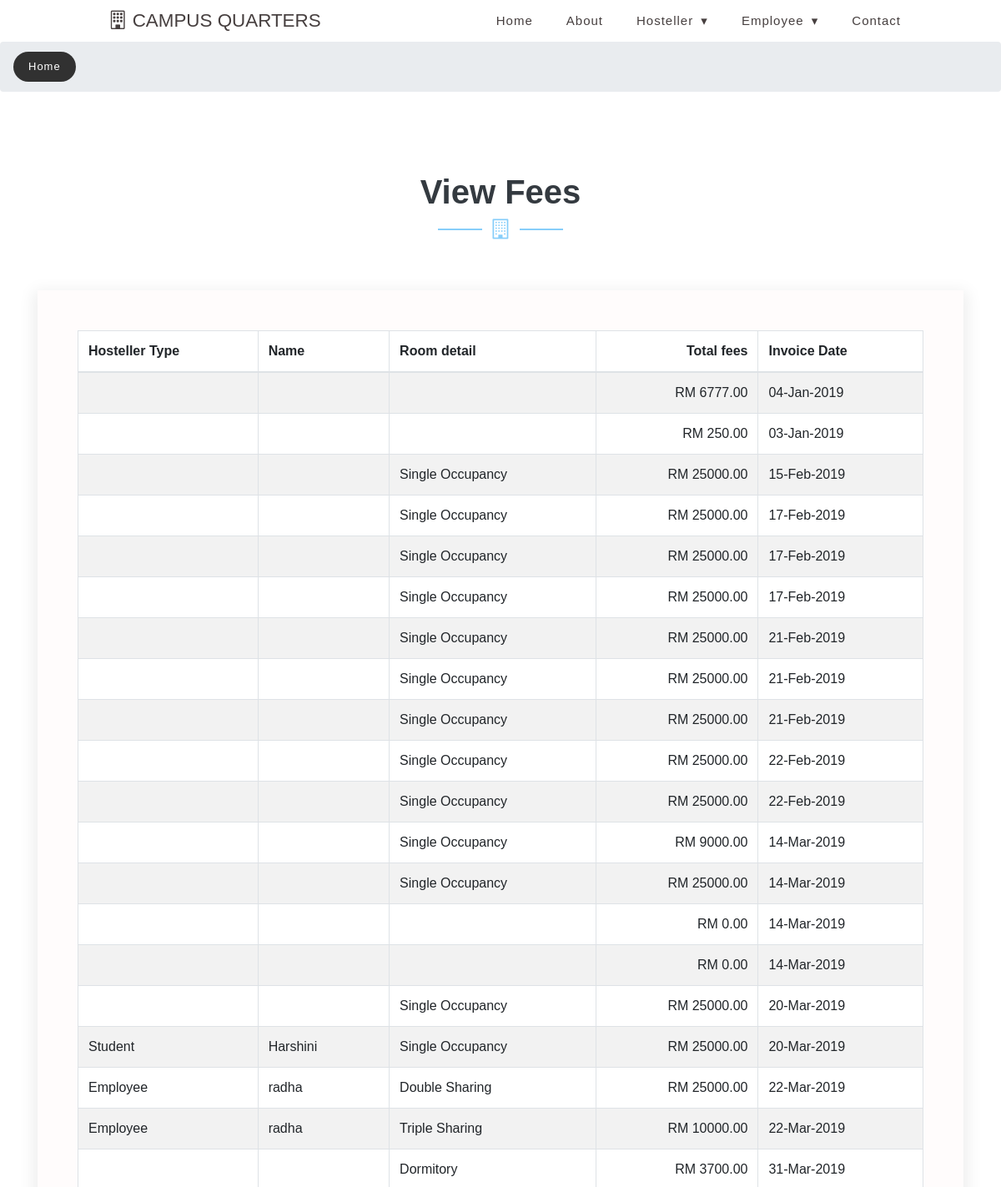
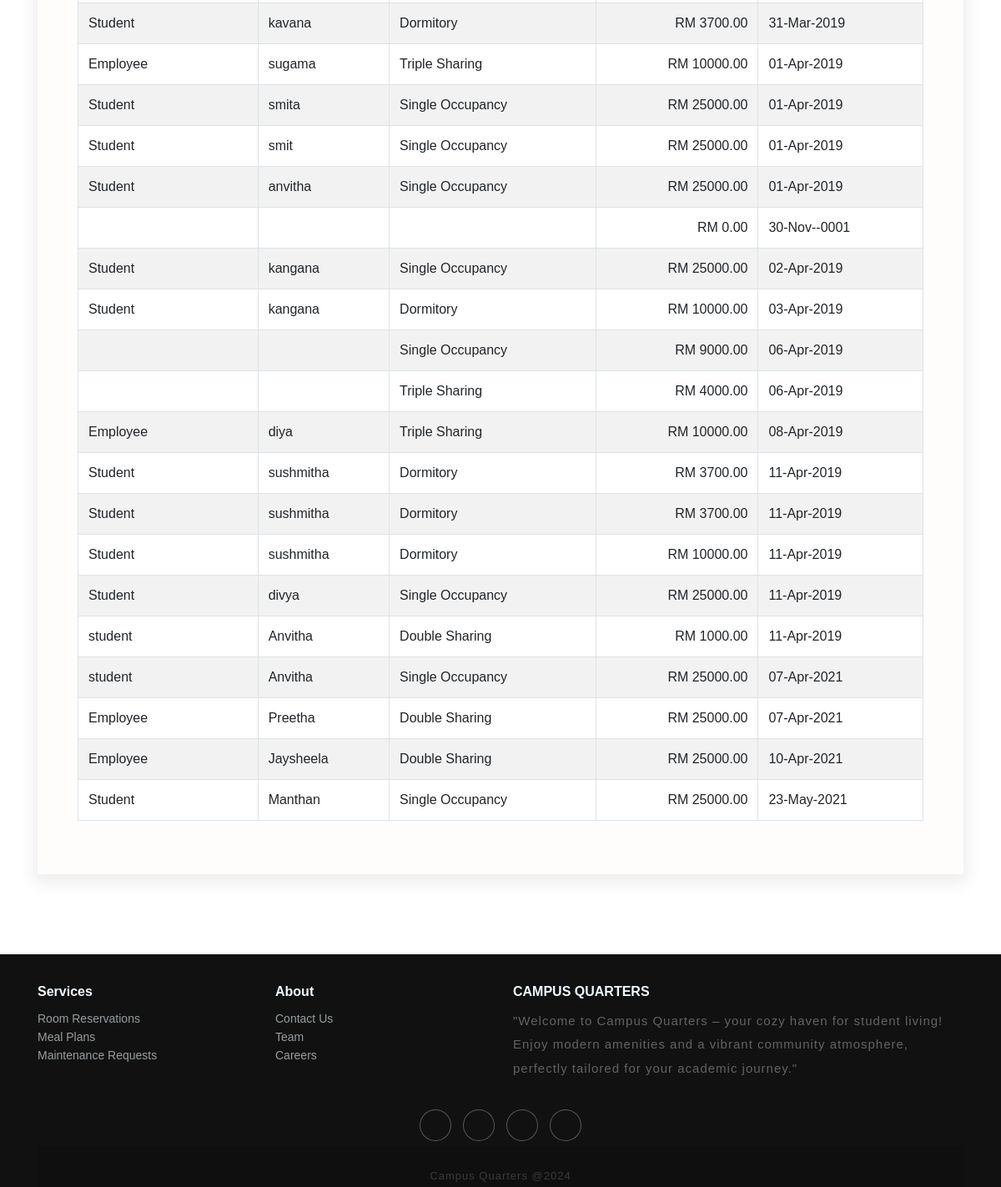
Screenshot of /viewfees.php with the database file from the repository (2 pictures, top to bottom).
### tables this page shows
CREATE TABLE `fees` (
  `fee_id` int(10) NOT NULL,
  `admission_id` int(10) NOT NULL,
  `fee_str_id` int(10) NOT NULL,
  `total_fees` double(10,2) NOT NULL,
  `invoice_date` date NOT NULL,
  `status` varchar(20) NOT NULL
);

CREATE TABLE `fees_structure` (
  `fee_str_id` int(10) NOT NULL,
  `block_id` int(10) NOT NULL,
  `hostellertype` varchar(15) NOT NULL COMMENT 'Employee and Student',
  `room_type` varchar(25) NOT NULL COMMENT 'Single, Double, Thriple',
  `cost` float(10,2) NOT NULL,
  `status` varchar(10) NOT NULL
);

CREATE TABLE `hosteller` (
  `hostellerid` int(10) NOT NULL,
  `hostellertype` varchar(15) NOT NULL COMMENT 'Student, Employee, Others',
  `name` varchar(50) NOT NULL,
  `emailid` varchar(50) NOT NULL,
  `password` varchar(100) NOT NULL,
  `dob` date NOT NULL,
  `father_name` varchar(50) NOT NULL,
  `mother_name` varchar(50) NOT NULL,
  `address` text NOT NULL,
  `contact_no` varchar(15) NOT NULL,
  `status` varchar(10) NOT NULL,
  `place_belong` varchar(30) NOT NULL,
  `jee_main_rank` varchar(30) NOT NULL,
  `management_quota` varchar(30) NOT NULL,
  `ccgpa10` varchar(30) NOT NULL,
  `a12` varchar(30) NOT NULL,
  `cocurricular_activities` text NOT NULL
);

### viewfees.php (the view, shortened to what this page needs)
<?php
include("header.php");
?>
	<div class="breadcrumb-agile">
		<ol class="breadcrumb m-0">
			<li class="breadcrumb-item">
				<a href="index.php">Home</a>
			</li>
		</ol>
	</div>
	<section class="contact-wthree py-5" id="contact">
		<div class="container py-xl-5 py-lg-3">
			<div class="title text-center mb-sm-5 mb-4">
				<h3 class="title-w3 text-bl text-center font-weight-bold">View Fees</h3>
				<div class="arrw">
					<i class="fa fa-building-o" aria-hidden="true"></i>
				</div>
			</div>
			<div class="row pt-xl-4">
				<div class="col-lg-12">
					<div class="contact-form-wthreelayouts">
<table id="datatable"  class="table table-striped table-bordered">
	<thead>
		<tr>
			<th>Hosteller Type</th>
			<th>Name</th>
			<th>Room detail</th>
			<th style="text-align: right;">Total fees</th>
			<th>Invoice Date</th>
		</tr>
	</thead>
	<tbody>
	<?php
	$sql ="SELECT * FROM fees left join admission on admission.admission_id=fees.admission_id LEFT JOIN fees_structure ON fees_structure.fee_str_id=fees.fee_str_id LEFT JOIN hosteller ON hosteller.hostellerid=admission.hostellerid  WHERE fees.status='Active'";
	$qsql = mysqli_query($con,$sql);
	while($rs = mysqli_fetch_array($qsql))
	{
		echo "<tr>
				<td>$rs[hostellertype]</td>
				<td>$rs[name]</td>
				<td>$rs[room_type]</td>
				<td style='text-align: right;'>$currencysymbol $rs[total_fees]</td>
				<td>" . date("d-M-Y",strtotime($rs['invoice_date'])) . "</td></tr>";
	}
	?>
	</tbody>
</table>
					</div>
				</div>
			</div>
		</div>
	</section>
<?php
include("footer.php");
?>

### css/style.css (style rules this page uses)
body { padding: 0; margin: 0; background: #FFF; font-family: Arial, sans-serif; }
body a, body button { transition: 0.5s all; -webkit-transition: 0.5s all; -moz-transition: 0.5s all; -o-transition: 0.5s all; -ms-transition: 0.5s all; text-decoration: none; }
html { scroll-behavior: smooth; }
h1, h2, h3, h4, h5, h6 { margin: 0; padding: 0; font-family: Arial, sans-serif; }
ul, ol { margin: 0; padding: 0; }
.text-bl { color: #343a40; }
li>a:only-child:after { content: ''; }
h3.title-w3 { font-size: 42px; }
.arrw { width: 150px; height: 2px; background: lightskyblue; text-align: center; margin: 20px auto; position: relative; }
.arrw i { color: lightskyblue; font-size: 24px; background: #fff; position: absolute; left: 0; right: 0; top: -12px; width: 30%; margin: 0 auto; }
.breadcrumb li a { color: #fff; background: #313131; padding: 8px 18px; display: inline-block; border-radius: 25px; font-size: 13px; letter-spacing: 1px; }
.contact-wthree { background: url(../images/bg5.png) repeat top; background-size: contain; -webkit-background-size: contain; -o-background-size: contain; -moz-background-size: contain; -ms-background-size: contain; }
.contact-form-wthreelayouts { padding: 3em; background: #fffcfc; box-shadow: 0px 6px 18px 5px rgba(0, 0, 0, 0.07); }
@media (max-width: 1280px) { h3.title-w3 { font-size: 40px; } }

### rows the page displays
fees: total_fees "6777.00", invoice_date "04-Jan-2019"
fees: total_fees "250.00", invoice_date "03-Jan-2019"
fees: fee_str.room_type "Single Occupancy", total_fees "25000.00", invoice_date "15-Feb-2019"
fees: fee_str.room_type "Single Occupancy", total_fees "25000.00", invoice_date "17-Feb-2019"
fees: fee_str.room_type "Single Occupancy", total_fees "25000.00", invoice_date "17-Feb-2019"
fees: fee_str.room_type "Single Occupancy", total_fees "25000.00", invoice_date "17-Feb-2019"
fees: fee_str.room_type "Single Occupancy", total_fees "25000.00", invoice_date "21-Feb-2019"
fees: fee_str.room_type "Single Occupancy", total_fees "25000.00", invoice_date "21-Feb-2019"
fees: fee_str.room_type "Single Occupancy", total_fees "25000.00", invoice_date "21-Feb-2019"
fees: fee_str.room_type "Single Occupancy", total_fees "25000.00", invoice_date "22-Feb-2019"
fees: fee_str.room_type "Single Occupancy", total_fees "25000.00", invoice_date "22-Feb-2019"
fees: fee_str.room_type "Single Occupancy", total_fees "9000.00", invoice_date "14-Mar-2019"
fees: fee_str.room_type "Single Occupancy", total_fees "25000.00", invoice_date "14-Mar-2019"
fees: total_fees "0.00", invoice_date "14-Mar-2019"
fees: total_fees "0.00", invoice_date "14-Mar-2019"
fees: fee_str.room_type "Single Occupancy", total_fees "25000.00", invoice_date "20-Mar-2019"
fees: hosteller.hostellertype "Student", hosteller.name "Harshini", fee_str.room_type "Single Occupancy", total_fees "25000.00", invoice_date "20-Mar-2019"
fees: hosteller.hostellertype "Employee", hosteller.name "radha", fee_str.room_type "Double Sharing", total_fees "25000.00", invoice_date "22-Mar-2019"
fees: hosteller.hostellertype "Employee", hosteller.name "radha", fee_str.room_type "Triple Sharing", total_fees "10000.00", invoice_date "22-Mar-2019"
fees: fee_str.room_type "Dormitory", total_fees "3700.00", invoice_date "31-Mar-2019"
fees: hosteller.hostellertype "Student", hosteller.name "kavana", fee_str.room_type "Dormitory", total_fees "3700.00", invoice_date "31-Mar-2019"
fees: hosteller.hostellertype "Employee", hosteller.name "sugama", fee_str.room_type "Triple Sharing", total_fees "10000.00", invoice_date "01-Apr-2019"
fees: hosteller.hostellertype "Student", hosteller.name "smita", fee_str.room_type "Single Occupancy", total_fees "25000.00", invoice_date "01-Apr-2019"
fees: hosteller.hostellertype "Student", hosteller.name "smit", fee_str.room_type "Single Occupancy", total_fees "25000.00", invoice_date "01-Apr-2019"
fees: hosteller.hostellertype "Student", hosteller.name "anvitha", fee_str.room_type "Single Occupancy", total_fees "25000.00", invoice_date "01-Apr-2019"
fees: total_fees "0.00", invoice_date "30-Nov--0001"
fees: hosteller.hostellertype "Student", hosteller.name "kangana", fee_str.room_type "Single Occupancy", total_fees "25000.00", invoice_date "02-Apr-2019"
fees: hosteller.hostellertype "Student", hosteller.name "kangana", fee_str.room_type "Dormitory", total_fees "10000.00", invoice_date "03-Apr-2019"
fees: fee_str.room_type "Single Occupancy", total_fees "9000.00", invoice_date "06-Apr-2019"
fees: fee_str.room_type "Triple Sharing", total_fees "4000.00", invoice_date "06-Apr-2019"
fees: hosteller.hostellertype "Employee", hosteller.name "diya", fee_str.room_type "Triple Sharing", total_fees "10000.00", invoice_date "08-Apr-2019"
fees: hosteller.hostellertype "Student", hosteller.name "sushmitha", fee_str.room_type "Dormitory", total_fees "3700.00", invoice_date "11-Apr-2019"
fees: hosteller.hostellertype "Student", hosteller.name "sushmitha", fee_str.room_type "Dormitory", total_fees "3700.00", invoice_date "11-Apr-2019"
fees: hosteller.hostellertype "Student", hosteller.name "sushmitha", fee_str.room_type "Dormitory", total_fees "10000.00", invoice_date "11-Apr-2019"
fees: hosteller.hostellertype "Student", hosteller.name "divya", fee_str.room_type "Single Occupancy", total_fees "25000.00", invoice_date "11-Apr-2019"
fees: hosteller.hostellertype "student", hosteller.name "Anvitha", fee_str.room_type "Double Sharing", total_fees "1000.00", invoice_date "11-Apr-2019"
fees: hosteller.hostellertype "student", hosteller.name "Anvitha", fee_str.room_type "Single Occupancy", total_fees "25000.00", invoice_date "07-Apr-2021"
fees: hosteller.hostellertype "Employee", hosteller.name "Preetha", fee_str.room_type "Double Sharing", total_fees "25000.00", invoice_date "07-Apr-2021"
fees: hosteller.hostellertype "Employee", hosteller.name "Jaysheela", fee_str.room_type "Double Sharing", total_fees "25000.00", invoice_date "10-Apr-2021"
fees: hosteller.hostellertype "Student", hosteller.name "Manthan", fee_str.room_type "Single Occupancy", total_fees "25000.00", invoice_date "23-May-2021"
